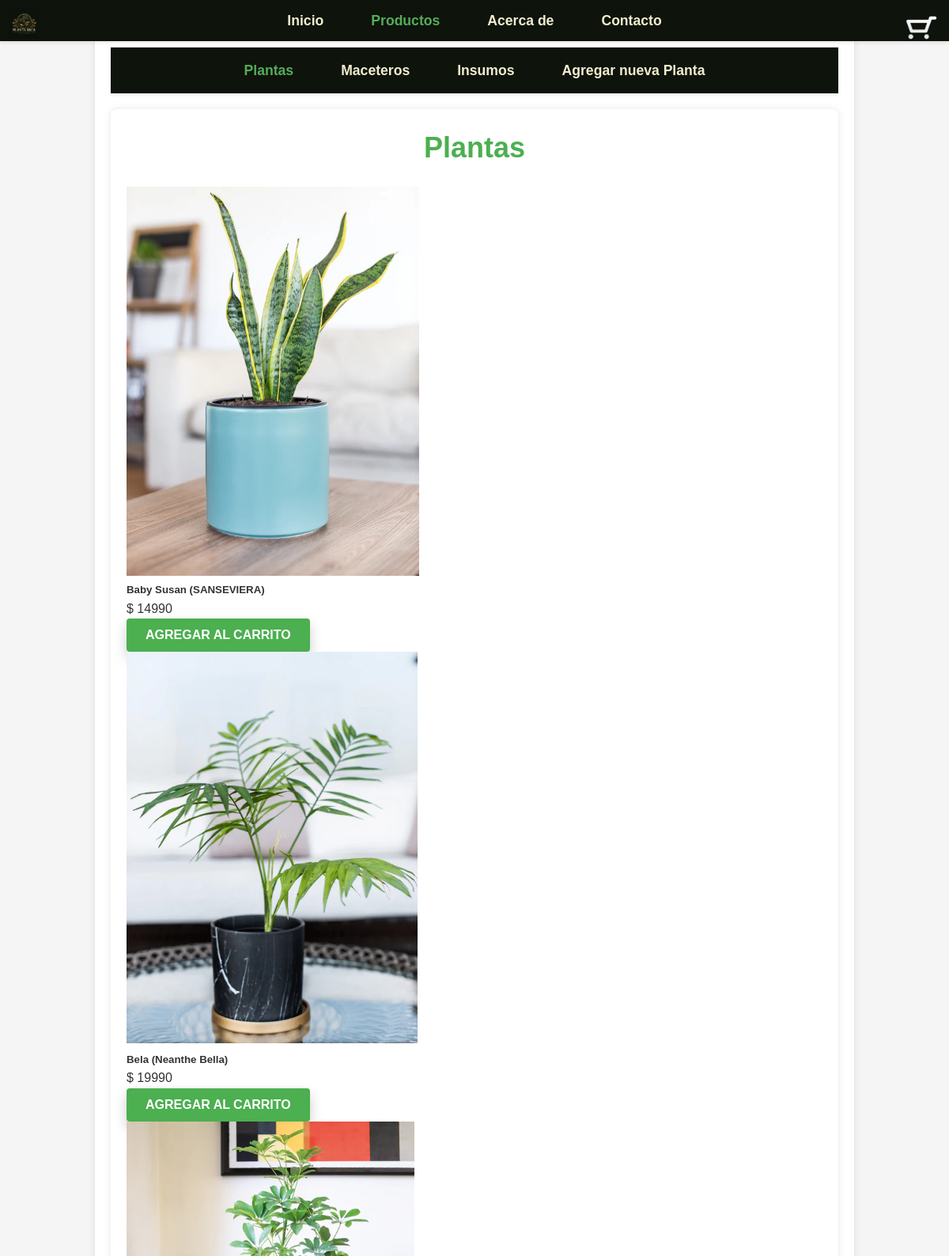
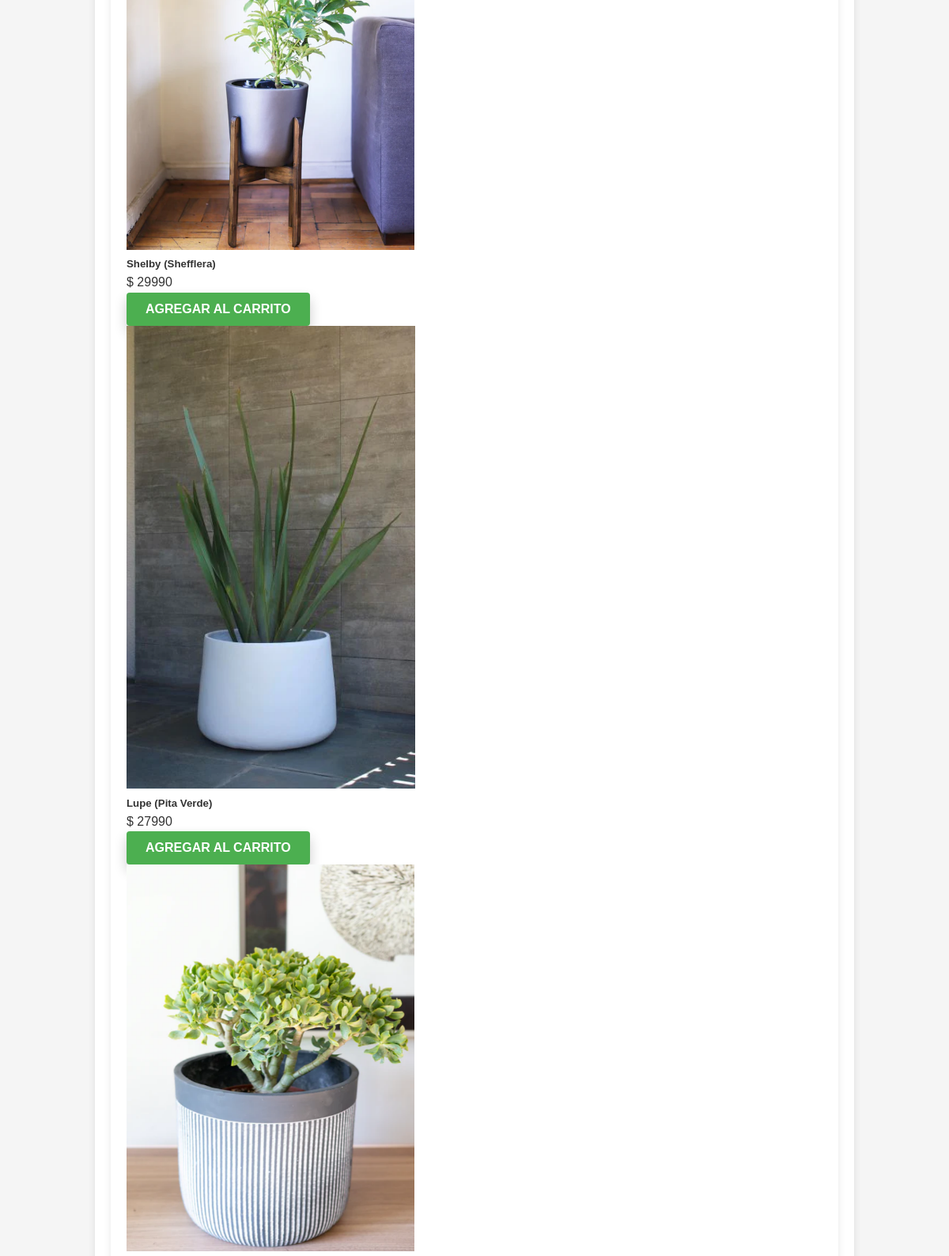
/Productos/ (upper part), run on the app's committed database (2 pictures, top to bottom).
### PlantitaricaApp/models.py (models this page shows, shortened)
class Plantas(models.Model):
    id_planta  = models.AutoField(db_column='idPlanta', primary_key=True)
    nombre = models.CharField(max_length=100)
    precio     = models.IntegerField(blank=False, null=False)
    foto = models.ImageField(upload_to='Plantas/',null=True, blank=True,verbose_name='Foto de la planta')
    class Meta:
        verbose_name_plural = "Plantas"

### PlantitaricaApp/views.py (the view)
# urls.py: path('Productos/', views.Productos, name='Productos'),
def Productos(request):
    Planta = Plantas.objects.all()
    v_encarro = EnCarro.objects.all()
    total = sum(item.precio * item.cantidad for item in v_encarro)
    context = {
        "EnCarro": v_encarro,
        "Total": total,
        "Plantas":Planta
    }
    return render(request,'PlantitaricaApp/Productos.html', context)

### PlantitaricaApp/templates/PlantitaricaApp/Productos.html (shortened to what this page needs)
{% extends "PlantitaricaApp/base.html" %}
{% block content %}
{% load static %}
<link rel="stylesheet" href="{% static 'css/styles.css' %}">
<nav class="mini-nav">
    <ul>
        <li id="plantas" class="{% if request.resolver_match.url_name == 'Productos' %}active{% endif %}">
            <a href="{% url 'Productos' %}">Plantas</a></li>
        <li id="maceteros" class="{% if request.resolver_match.url_name == 'Maceteros' %}active{% endif %}">
            <a href="{% url 'Maceteros' %}">Maceteros</a></li>
        <li id="insumos" class="{% if request.resolver_match.url_name == 'Insumos' %}active{% endif %}">
            <a href="{% url 'Insumos' %}">Insumos</a></li>
        <li id="agregar_plantas" class="{% if request.resolver_match.url_name == 'agregar_plantas' %}active{% endif %}">
            <a href="{% url 'agregar_plantas' %}">Agregar nueva Planta</a></li>
    </ul>
</nav>
<div class="container">
    <div class = "grid-background">
        <h1>Plantas</h1>
            <div class="grid-container">
                    {% for producto in Plantas %}
                    <div class="card">
                        <img src="{{ producto.foto.url }}" class="card-img-top" alt="{{ producto.descripcion }}">
                        <div class="card-body">
                            <h5 class="card-title">{{ producto.nombre }}</h5>
                            <p class="price">$ {{ producto.precio }}</p>
                            <form action="{% url 'registrarEnCarro' %}" method="POST">
                                <button type="submit" class="boton_agregar_al_carro" style="background-color: #4CAF50; color: white; padding: 12px 24px; border: none; border-radius: 4px; font-size: 16px; font-weight: bold; text-transform: uppercase; cursor: pointer; transition: background-color 0.3s, transform 0.2s; box-shadow: 0 8px 16px 0 rgba(0,0,0,0.2);">Agregar al Carrito</button>
                            </form>
                        </div>
                    </div >
                {% empty %}
                <p>No hay productos disponibles.</p>
                {% endfor %}
            </div>
    </div>
</div>
{% endblock %}

### PlantitaricaApp/static/CSS/stylesBase.css (style rules this page uses)
* { margin: 0; padding: 0; box-sizing: border-box; font-family: 'poppins', sans-serif; }
html, body { height: 100%; width: 100%; padding-top: 0px; }
body { background-attachment: fixed; padding-top: 80px; line-height: 1.6; margin: 0; }
h1, h2, h3 { color: #2e7d32; }
.container { width: 100%; padding: 20px; position: relative; z-index: 0; }

### Plantitarica/static/CSS/styles.css (style rules this page uses)
body { font-family: Arial, sans-serif; background-color: #f5f5f5; color: #333; margin: 0; padding: 0; }
.container { max-width: 960px; margin: 20px auto; padding: 20px; background-color: #fff; box-shadow: 0 0 10px rgba(0,0,0,0.1); border-radius: 8px; }
h1 { font-size: 36px; color: #4CAF50; margin-bottom: 20px; text-align: center; }

### PlantitaricaApp/static/CSS/mini-navbar.css (style rules this page uses)
.mini-nav { background-color: #0e130c; padding: 15px 0; margin: 20px 0; box-shadow: 0 2px 4px rgba(0, 0, 0, 0.1); border-color: #0e130c; width: 100%; position: relative; top: 0; left: 0; z-index: 1000; }
.mini-nav ul { list-style: none; display: flex; justify-content: center; align-items: center; padding: 0; margin: 0; }
.mini-nav li { margin: 0 15px; }
.mini-nav a { color: #F0EDCE; text-decoration: none; font-weight: bold; font-size: 1.1em; padding: 10px 15px; transition: background-color 0.3s ease; border-radius: 5px; }
.mini-nav .active a { color: #54ad58; }

### data on the page
Plantas: foto (picture), nombre "Baby Susan (SANSEVIERA)", precio "14990"
Plantas: foto (picture), nombre "Bela (Neanthe Bella)", precio "19990"
Plantas: foto (picture), nombre "Shelby (Shefflera)", precio "29990"
Plantas: foto (picture), nombre "Lupe (Pita Verde)", precio "27990"
Plantas: foto (picture)
